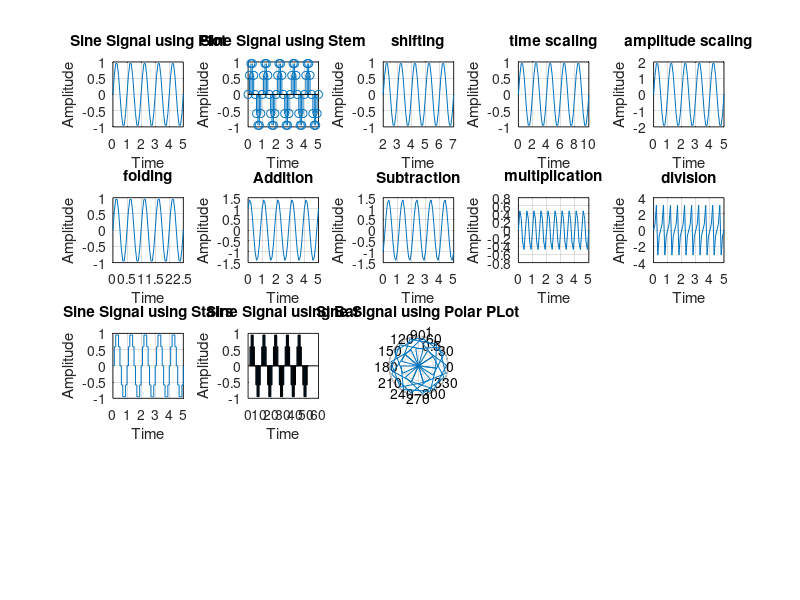

This chart was generated by the following MATLAB code: (Note: this script raises an error after producing the figure.)
t=0:0.1:5;
x=sin(2*pi*t);

subplot(4,5,1);
plot(t,x);
grid;
title('Sine Signal using Plot');
xlabel('Time');
ylabel('Amplitude');

subplot(4,5,2);
stem(t,x);
grid;
title('Sine Signal using Stem');
xlabel('Time');
ylabel('Amplitude');

subplot(4,5,11);
stairs(t,x);
grid;
title('Sine Signal using Stairs');
xlabel('Time');
ylabel('Amplitude');

%shifting:
subplot(453);
plot(t+2,x);
grid;
title('shifting');
xlabel('Time');
ylabel('Amplitude');

%time scaling:
subplot(454);
plot(2*t,x);
grid;
title('time scaling');
xlabel('Time');
ylabel('Amplitude');

%amplitude scaling:
subplot(455);
plot(t,2*x);
grid;
title('amplitude scaling');
xlabel('Time');
ylabel('Amplitude');

%folding:
subplot(456);
plot(t/2,x);
grid;
title('folding');
xlabel('Time');
ylabel('Amplitude');

t=0:0.1:5;
y=cos(2*pi*t);

%addition:
subplot(457);
a=x+y;
plot(t,a);
grid;
title('Addition');
xlabel('Time');
ylabel('Amplitude');

%subtraction:
subplot(458);
s=x-y;
plot(t,s);
grid;
title('Subtraction');
xlabel('Time');
ylabel('Amplitude');

%multiplication:
subplot(459);
m=x.*y;
plot(t,m);
grid;
title('multiplication');
xlabel('Time');
ylabel('Amplitude');

%division:
subplot(4,5,10);
d=x./y;
plot(t,d);
grid;
title('division');
xlabel('Time');
ylabel('Amplitude');

subplot(4,5,12);
bar(x);
title('Sine Signal using Bar');
xlabel('Time');
ylabel('Amplitude');

subplot(4,5,13);
polar(x);
title('Sine Signal using Polar PLot');

n=0:5; %For printing the unit step function.

%Sampling:
%fs=input('Enter the Sampling Rate/Frequency: ');
fs=10000; %Sampling Rate;
t1=0:1/fs:0.04;
x1=sin(180*pi*t1);
y=heaviside(x1);
%subplot(4,5,14);
stem(t1,x1.*y);
title('Sine Signal Sampled');
xlabel('Time');
ylabel('Amplitude');